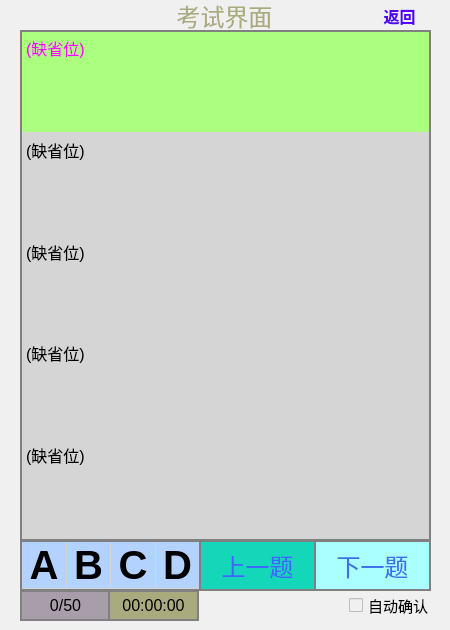
<?xml version="1.0" encoding="UTF-8"?>
<ui version="4.0">
 <class>TestWindow</class>
 <widget class="QWidget" name="TestWindow">
  <property name="geometry">
   <rect>
    <x>0</x>
    <y>0</y>
    <width>450</width>
    <height>630</height>
   </rect>
  </property>
  <property name="sizePolicy">
   <sizepolicy hsizetype="Fixed" vsizetype="Fixed">
    <horstretch>0</horstretch>
    <verstretch>0</verstretch>
   </sizepolicy>
  </property>
  <property name="font">
   <font>
    <pointsize>12</pointsize>
   </font>
  </property>
  <property name="windowTitle">
   <string>Form</string>
  </property>
  <property name="styleSheet">
   <string notr="true">background-color: rgb(240, 240, 240);</string>
  </property>
  <widget class="QWidget" name="widget" native="true">
   <property name="geometry">
    <rect>
     <x>-1</x>
     <y>0</y>
     <width>450</width>
     <height>630</height>
    </rect>
   </property>
   <property name="sizePolicy">
    <sizepolicy hsizetype="Fixed" vsizetype="Fixed">
     <horstretch>0</horstretch>
     <verstretch>0</verstretch>
    </sizepolicy>
   </property>
   <property name="font">
    <font>
     <pointsize>14</pointsize>
    </font>
   </property>
   <property name="styleSheet">
    <string notr="true"/>
   </property>
   <widget class="QLabel" name="label">
    <property name="geometry">
     <rect>
      <x>20</x>
      <y>0</y>
      <width>411</width>
      <height>31</height>
     </rect>
    </property>
    <property name="font">
     <font>
      <pointsize>18</pointsize>
      <italic>false</italic>
      <bold>false</bold>
     </font>
    </property>
    <property name="styleSheet">
     <string notr="true">color: rgb(170, 170, 127);
font: 18pt &quot;Adobe Arabic&quot;;</string>
    </property>
    <property name="text">
     <string>考试界面</string>
    </property>
    <property name="alignment">
     <set>Qt::AlignCenter</set>
    </property>
   </widget>
   <widget class="QPushButton" name="pushButton_2">
    <property name="geometry">
     <rect>
      <x>370</x>
      <y>0</y>
      <width>61</width>
      <height>31</height>
     </rect>
    </property>
    <property name="font">
     <font>
      <pointsize>12</pointsize>
      <bold>true</bold>
     </font>
    </property>
    <property name="styleSheet">
     <string notr="true">color: rgb(85, 0, 255);</string>
    </property>
    <property name="text">
     <string>返回</string>
    </property>
    <property name="flat">
     <bool>true</bool>
    </property>
   </widget>
   <widget class="QLabel" name="label_3">
    <property name="geometry">
     <rect>
      <x>21</x>
      <y>590</y>
      <width>91</width>
      <height>31</height>
     </rect>
    </property>
    <property name="font">
     <font>
      <pointsize>12</pointsize>
     </font>
    </property>
    <property name="styleSheet">
     <string notr="true">border:2px solid gray;
background-color: rgb(168, 158, 170);</string>
    </property>
    <property name="text">
     <string>0/50</string>
    </property>
    <property name="alignment">
     <set>Qt::AlignCenter</set>
    </property>
   </widget>
   <widget class="QCheckBox" name="checkBox">
    <property name="geometry">
     <rect>
      <x>350</x>
      <y>590</y>
      <width>81</width>
      <height>31</height>
     </rect>
    </property>
    <property name="font">
     <font>
      <pointsize>11</pointsize>
     </font>
    </property>
    <property name="text">
     <string>自动确认</string>
    </property>
   </widget>
   <widget class="QFrame" name="horizontalFrame">
    <property name="geometry">
     <rect>
      <x>21</x>
      <y>540</y>
      <width>181</width>
      <height>51</height>
     </rect>
    </property>
    <property name="whatsThis">
     <string/>
    </property>
    <property name="styleSheet">
     <string notr="true">border:2px solid gray;
background-color: rgb(213, 213, 213);</string>
    </property>
    <layout class="QHBoxLayout" name="horizontalLayout">
     <property name="spacing">
      <number>1</number>
     </property>
     <property name="leftMargin">
      <number>0</number>
     </property>
     <property name="topMargin">
      <number>0</number>
     </property>
     <property name="rightMargin">
      <number>0</number>
     </property>
     <property name="bottomMargin">
      <number>0</number>
     </property>
     <item>
      <widget class="QPushButton" name="A">
       <property name="sizePolicy">
        <sizepolicy hsizetype="Fixed" vsizetype="Fixed">
         <horstretch>0</horstretch>
         <verstretch>0</verstretch>
        </sizepolicy>
       </property>
       <property name="font">
        <font>
         <pointsize>30</pointsize>
         <bold>true</bold>
        </font>
       </property>
       <property name="whatsThis">
        <string>1</string>
       </property>
       <property name="styleSheet">
        <string notr="true">border:none;
background-color: rgb(180, 210, 255);</string>
       </property>
       <property name="text">
        <string> A </string>
       </property>
      </widget>
     </item>
     <item>
      <widget class="QPushButton" name="B">
       <property name="sizePolicy">
        <sizepolicy hsizetype="Fixed" vsizetype="Fixed">
         <horstretch>0</horstretch>
         <verstretch>0</verstretch>
        </sizepolicy>
       </property>
       <property name="font">
        <font>
         <pointsize>30</pointsize>
         <bold>true</bold>
        </font>
       </property>
       <property name="whatsThis">
        <string>2</string>
       </property>
       <property name="styleSheet">
        <string notr="true">border:none;
background-color: rgb(180, 210, 255);</string>
       </property>
       <property name="text">
        <string> B </string>
       </property>
      </widget>
     </item>
     <item>
      <widget class="QPushButton" name="C">
       <property name="sizePolicy">
        <sizepolicy hsizetype="Fixed" vsizetype="Fixed">
         <horstretch>0</horstretch>
         <verstretch>0</verstretch>
        </sizepolicy>
       </property>
       <property name="font">
        <font>
         <pointsize>30</pointsize>
         <bold>true</bold>
        </font>
       </property>
       <property name="whatsThis">
        <string>4</string>
       </property>
       <property name="styleSheet">
        <string notr="true">border:none;
background-color: rgb(180, 210, 255);</string>
       </property>
       <property name="text">
        <string> C </string>
       </property>
      </widget>
     </item>
     <item>
      <widget class="QPushButton" name="D">
       <property name="enabled">
        <bool>true</bool>
       </property>
       <property name="sizePolicy">
        <sizepolicy hsizetype="Fixed" vsizetype="Fixed">
         <horstretch>0</horstretch>
         <verstretch>0</verstretch>
        </sizepolicy>
       </property>
       <property name="font">
        <font>
         <pointsize>30</pointsize>
         <bold>true</bold>
        </font>
       </property>
       <property name="whatsThis">
        <string>8</string>
       </property>
       <property name="styleSheet">
        <string notr="true">border:none;
background-color: rgb(180, 210, 255);</string>
       </property>
       <property name="text">
        <string> D </string>
       </property>
      </widget>
     </item>
    </layout>
   </widget>
   <widget class="QPushButton" name="pushButton_3">
    <property name="geometry">
     <rect>
      <x>200</x>
      <y>540</y>
      <width>117</width>
      <height>51</height>
     </rect>
    </property>
    <property name="sizePolicy">
     <sizepolicy hsizetype="Minimum" vsizetype="Fixed">
      <horstretch>0</horstretch>
      <verstretch>0</verstretch>
     </sizepolicy>
    </property>
    <property name="font">
     <font>
      <pointsize>18</pointsize>
     </font>
    </property>
    <property name="styleSheet">
     <string notr="true">border:2px solid gray;
background-color: rgb(20, 215, 186);
color: rgb(60, 102, 255);</string>
    </property>
    <property name="text">
     <string>上一题</string>
    </property>
    <property name="flat">
     <bool>false</bool>
    </property>
   </widget>
   <widget class="QPushButton" name="pushButton_4">
    <property name="geometry">
     <rect>
      <x>315</x>
      <y>540</y>
      <width>117</width>
      <height>51</height>
     </rect>
    </property>
    <property name="font">
     <font>
      <pointsize>18</pointsize>
     </font>
    </property>
    <property name="styleSheet">
     <string notr="true">color: rgb(61, 112, 232);
background-color: rgb(170, 255, 255);
border:2px solid gray;</string>
    </property>
    <property name="text">
     <string>下一题</string>
    </property>
    <property name="flat">
     <bool>false</bool>
    </property>
   </widget>
   <widget class="QLabel" name="label_4">
    <property name="geometry">
     <rect>
      <x>109</x>
      <y>590</y>
      <width>91</width>
      <height>31</height>
     </rect>
    </property>
    <property name="font">
     <font>
      <pointsize>12</pointsize>
     </font>
    </property>
    <property name="styleSheet">
     <string notr="true">border:2px solid gray;
background-color: rgb(170, 170, 127);</string>
    </property>
    <property name="text">
     <string>00:00:00</string>
    </property>
    <property name="alignment">
     <set>Qt::AlignCenter</set>
    </property>
   </widget>
  </widget>
  <widget class="QFrame" name="frame_2">
   <property name="geometry">
    <rect>
     <x>20</x>
     <y>30</y>
     <width>411</width>
     <height>511</height>
    </rect>
   </property>
   <property name="font">
    <font>
     <pointsize>12</pointsize>
    </font>
   </property>
   <property name="styleSheet">
    <string notr="true">border:2px solid gray;
background-color: rgb(213, 213, 213);</string>
   </property>
   <layout class="QGridLayout" name="gridLayout">
    <property name="leftMargin">
     <number>0</number>
    </property>
    <property name="topMargin">
     <number>0</number>
    </property>
    <property name="rightMargin">
     <number>0</number>
    </property>
    <property name="bottomMargin">
     <number>0</number>
    </property>
    <property name="horizontalSpacing">
     <number>0</number>
    </property>
    <property name="verticalSpacing">
     <number>2</number>
    </property>
    <item row="2" column="0">
     <widget class="QTextEdit" name="AnswerB">
      <property name="font">
       <font>
        <pointsize>12</pointsize>
       </font>
      </property>
      <property name="autoFillBackground">
       <bool>false</bool>
      </property>
      <property name="styleSheet">
       <string notr="true">border:none;
background-color:color(32,5,6);</string>
      </property>
      <property name="readOnly">
       <bool>true</bool>
      </property>
      <property name="html">
       <string>&lt;!DOCTYPE HTML PUBLIC &quot;-//W3C//DTD HTML 4.0//EN&quot; &quot;http://www.w3.org/TR/REC-html40/strict.dtd&quot;&gt;
&lt;html&gt;&lt;head&gt;&lt;meta name=&quot;qrichtext&quot; content=&quot;1&quot; /&gt;&lt;meta charset=&quot;utf-8&quot; /&gt;&lt;style type=&quot;text/css&quot;&gt;
p, li { white-space: pre-wrap; }
&lt;/style&gt;&lt;/head&gt;&lt;body style=&quot; font-family:'Microsoft YaHei UI'; font-size:12pt; font-weight:400; font-style:normal;&quot;&gt;
&lt;p style=&quot; margin-top:0px; margin-bottom:0px; margin-left:0px; margin-right:0px; -qt-block-indent:0; text-indent:0px;&quot;&gt;&lt;span style=&quot; font-family:'SimSun';&quot;&gt;(缺省位)&lt;/span&gt;&lt;/p&gt;&lt;/body&gt;&lt;/html&gt;</string>
      </property>
      <property name="overwriteMode">
       <bool>false</bool>
      </property>
     </widget>
    </item>
    <item row="0" column="0">
     <widget class="QTextEdit" name="Topic">
      <property name="font">
       <font>
        <pointsize>12</pointsize>
       </font>
      </property>
      <property name="autoFillBackground">
       <bool>false</bool>
      </property>
      <property name="styleSheet">
       <string notr="true">border:none;
background-color: rgb(170, 255, 127);
color:rgb(255, 0, 255)</string>
      </property>
      <property name="readOnly">
       <bool>true</bool>
      </property>
      <property name="html">
       <string>&lt;!DOCTYPE HTML PUBLIC &quot;-//W3C//DTD HTML 4.0//EN&quot; &quot;http://www.w3.org/TR/REC-html40/strict.dtd&quot;&gt;
&lt;html&gt;&lt;head&gt;&lt;meta name=&quot;qrichtext&quot; content=&quot;1&quot; /&gt;&lt;meta charset=&quot;utf-8&quot; /&gt;&lt;style type=&quot;text/css&quot;&gt;
p, li { white-space: pre-wrap; }
&lt;/style&gt;&lt;/head&gt;&lt;body style=&quot; font-family:'Microsoft YaHei UI'; font-size:12pt; font-weight:400; font-style:normal;&quot;&gt;
&lt;p style=&quot; margin-top:0px; margin-bottom:0px; margin-left:0px; margin-right:0px; -qt-block-indent:0; text-indent:0px;&quot;&gt;&lt;span style=&quot; font-family:'SimSun';&quot;&gt;(缺省位)&lt;/span&gt;&lt;/p&gt;&lt;/body&gt;&lt;/html&gt;</string>
      </property>
      <property name="overwriteMode">
       <bool>false</bool>
      </property>
     </widget>
    </item>
    <item row="3" column="0">
     <widget class="QTextEdit" name="AnswerC">
      <property name="font">
       <font>
        <pointsize>12</pointsize>
       </font>
      </property>
      <property name="autoFillBackground">
       <bool>false</bool>
      </property>
      <property name="styleSheet">
       <string notr="true">border:none;
background-color:color(32,5,6);</string>
      </property>
      <property name="readOnly">
       <bool>true</bool>
      </property>
      <property name="html">
       <string>&lt;!DOCTYPE HTML PUBLIC &quot;-//W3C//DTD HTML 4.0//EN&quot; &quot;http://www.w3.org/TR/REC-html40/strict.dtd&quot;&gt;
&lt;html&gt;&lt;head&gt;&lt;meta name=&quot;qrichtext&quot; content=&quot;1&quot; /&gt;&lt;meta charset=&quot;utf-8&quot; /&gt;&lt;style type=&quot;text/css&quot;&gt;
p, li { white-space: pre-wrap; }
&lt;/style&gt;&lt;/head&gt;&lt;body style=&quot; font-family:'Microsoft YaHei UI'; font-size:12pt; font-weight:400; font-style:normal;&quot;&gt;
&lt;p style=&quot; margin-top:0px; margin-bottom:0px; margin-left:0px; margin-right:0px; -qt-block-indent:0; text-indent:0px;&quot;&gt;&lt;span style=&quot; font-family:'SimSun';&quot;&gt;(缺省位)&lt;/span&gt;&lt;/p&gt;&lt;/body&gt;&lt;/html&gt;</string>
      </property>
      <property name="overwriteMode">
       <bool>false</bool>
      </property>
     </widget>
    </item>
    <item row="1" column="0">
     <widget class="QTextEdit" name="AnswerA">
      <property name="font">
       <font>
        <pointsize>12</pointsize>
       </font>
      </property>
      <property name="autoFillBackground">
       <bool>false</bool>
      </property>
      <property name="styleSheet">
       <string notr="true">border:none;
background-color:color(32,5,6);</string>
      </property>
      <property name="readOnly">
       <bool>true</bool>
      </property>
      <property name="html">
       <string>&lt;!DOCTYPE HTML PUBLIC &quot;-//W3C//DTD HTML 4.0//EN&quot; &quot;http://www.w3.org/TR/REC-html40/strict.dtd&quot;&gt;
&lt;html&gt;&lt;head&gt;&lt;meta name=&quot;qrichtext&quot; content=&quot;1&quot; /&gt;&lt;meta charset=&quot;utf-8&quot; /&gt;&lt;style type=&quot;text/css&quot;&gt;
p, li { white-space: pre-wrap; }
&lt;/style&gt;&lt;/head&gt;&lt;body style=&quot; font-family:'Microsoft YaHei UI'; font-size:12pt; font-weight:400; font-style:normal;&quot;&gt;
&lt;p style=&quot; margin-top:0px; margin-bottom:0px; margin-left:0px; margin-right:0px; -qt-block-indent:0; text-indent:0px;&quot;&gt;&lt;span style=&quot; font-family:'SimSun';&quot;&gt;(缺省位)&lt;/span&gt;&lt;/p&gt;&lt;/body&gt;&lt;/html&gt;</string>
      </property>
      <property name="overwriteMode">
       <bool>false</bool>
      </property>
     </widget>
    </item>
    <item row="4" column="0">
     <widget class="QTextEdit" name="AnswerD">
      <property name="enabled">
       <bool>true</bool>
      </property>
      <property name="font">
       <font>
        <pointsize>12</pointsize>
       </font>
      </property>
      <property name="autoFillBackground">
       <bool>false</bool>
      </property>
      <property name="styleSheet">
       <string notr="true">border:none;
background-color:color(32,5,6);</string>
      </property>
      <property name="readOnly">
       <bool>true</bool>
      </property>
      <property name="html">
       <string>&lt;!DOCTYPE HTML PUBLIC &quot;-//W3C//DTD HTML 4.0//EN&quot; &quot;http://www.w3.org/TR/REC-html40/strict.dtd&quot;&gt;
&lt;html&gt;&lt;head&gt;&lt;meta name=&quot;qrichtext&quot; content=&quot;1&quot; /&gt;&lt;meta charset=&quot;utf-8&quot; /&gt;&lt;style type=&quot;text/css&quot;&gt;
p, li { white-space: pre-wrap; }
&lt;/style&gt;&lt;/head&gt;&lt;body style=&quot; font-family:'Microsoft YaHei UI'; font-size:12pt; font-weight:400; font-style:normal;&quot;&gt;
&lt;p style=&quot; margin-top:0px; margin-bottom:0px; margin-left:0px; margin-right:0px; -qt-block-indent:0; text-indent:0px;&quot;&gt;&lt;span style=&quot; font-family:'SimSun';&quot;&gt;(缺省位)&lt;/span&gt;&lt;/p&gt;&lt;/body&gt;&lt;/html&gt;</string>
      </property>
      <property name="overwriteMode">
       <bool>false</bool>
      </property>
     </widget>
    </item>
   </layout>
  </widget>
 </widget>
 <resources/>
 <connections/>
</ui>
